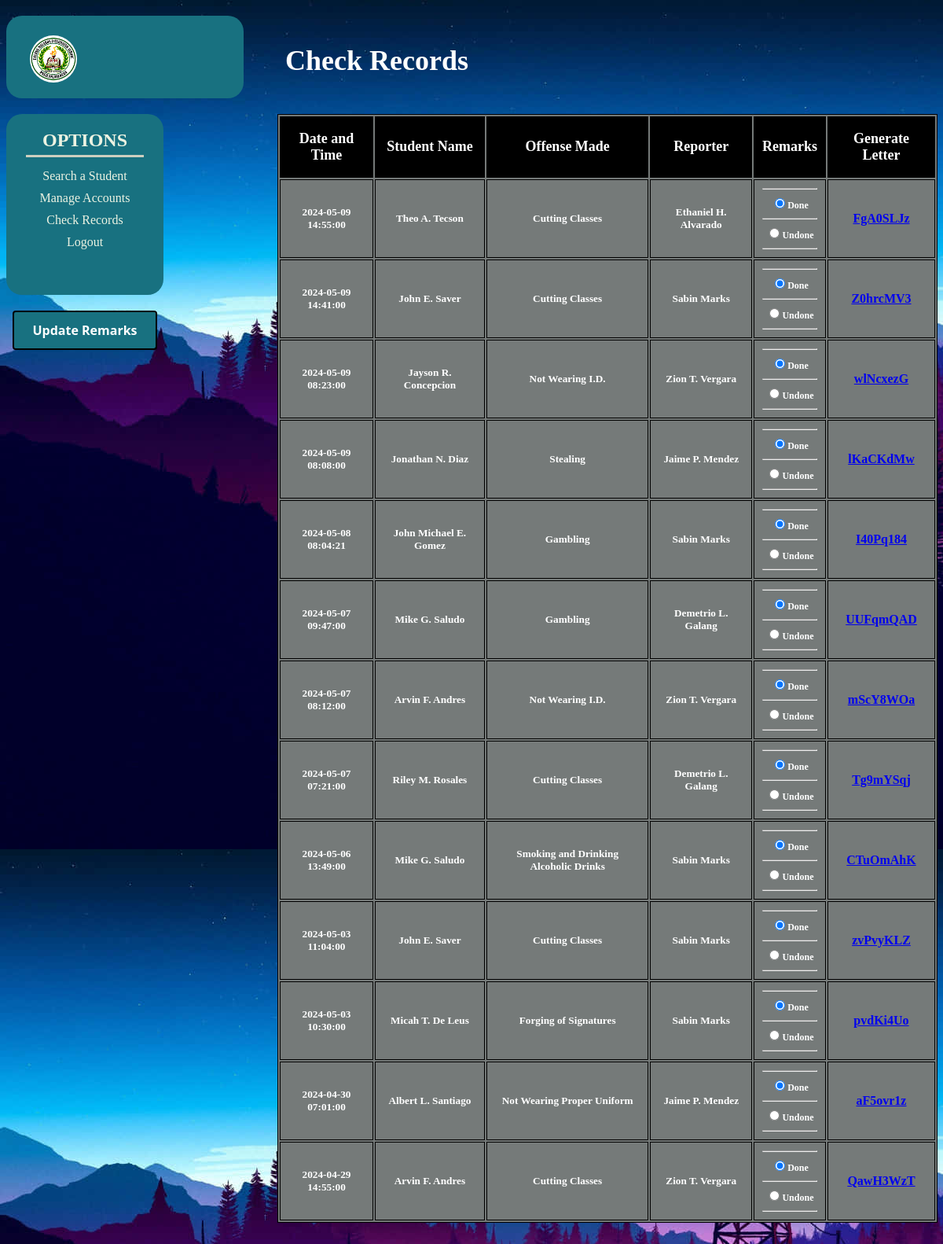
The page /guidance_view_records/index.php on the database its author committed.
### tables this page shows
CREATE TABLE `report_records` (
  `report_ID` varchar(8) NOT NULL,
  `date_time` datetime NOT NULL,
  `student_name` text NOT NULL,
  `offense_type` varchar(128) NOT NULL,
  `further_details` varchar(512) NOT NULL,
  `reporter` text NOT NULL
);

### guidance_view_records/index.php (the view, shortened to what this page needs)
<?php
$Username = $_GET['username'];
?>
<!DOCTYPE html>
<html lang="en">
<head>
    <link rel="stylesheet" href="./style.css">
    <link href="https://fonts.cdnfonts.com/css/norwester" rel="stylesheet">
</head>
<body>
    <div class="report">
    <form action="update_remarks.php" method="post">
    <h3>Check Records</h3>
        <div class="context_box">
            <div class="context_main">
                <table id="record_table">
                    <tr>
                        <th><h2>Date and Time</h2></th>
                        <th><h2>Student Name</h2></th>
                        <th><h2>Offense Made</h2></th>
                        <th><h2>Reporter</h2></th>
                        <th><h2>Remarks</h2></th>
                        <th><h2>Generate Letter</h2></th>
                    </tr>
                    <?php
                        $host = 'localhost';
                        $username = 'root';
                        $password = '';
                        $database = 'ticketing_system';
                        $conn = new mysqli($host, $username, $password, $database);
                        $sql = "SELECT rr.report_ID, rr.date_time, rr.student_name, rr.offense_type, rr.reporter, rm.remarks
                                FROM report_records rr
                                INNER JOIN remarks rm ON rr.report_ID = rm.report_ID
                                ORDER BY rr.date_time DESC";
                        $result = $conn->query($sql);
                        if ($result->num_rows > 0) {
                            while ($row = $result->fetch_assoc()) {
                                $report_ID = $row['report_ID'];
                                $date_time = $row['date_time'];
                                $student_name = $row['student_name'];
                                $offense_type = $row['offense_type'];
                                $reporter = $row['reporter'];
                                $remarks = $row['remarks'];
                                echo "<tr>";
                                echo "<th><h5>$date_time</h5></th>";
                                echo "<th><h5>$student_name</h5></th>";
                                echo "<th><h5>$offense_type</h5></th>";
                                echo "<th><h5>$reporter</h5></th>";
                                if ($remarks == 1){
                                    echo "<th><hr><label style='font-size: 12px; text-align: left;'><input type='radio' name='$report_ID' value='1' checked>Done</label>";
                                    echo "<hr>";
                                    echo "<label style='font-size: 12px;'><input type='radio' name='$report_ID' value='0'>Undone</label><hr>";
                                } else{
                                    echo "<th><hr><label style='font-size: 12px;'><input type='radio' name='$report_ID' value='1'>Done</label>";
                                    echo "<hr>";
                                    echo "<label style='font-size: 12px;'><input type='radio' name='$report_ID' value='0' checked>Undone</label><hr>";
                                }
                                echo "<th><a href='../guidance_generate_letter/index.php?username=$Username&report_ID=$report_ID'>$report_ID</a></th>";
                                echo "</tr>";
                            }
                        }
                        ?>
                </table>
            </div>
        </div>
    </div>
    <div class="header">
        <div class="logo">
            <img src="../images/school_logo.png" alt="school_logo">
        </div>
    </div>
    <div class="options">
        <h2>Options</h2>
        <div class="line">
        </div>
        <a href="../guidance_search_student/index.php?username=<?php echo $Username?>">Search a Student</a>
        <a href="../guidance_manage_accounts/index.php?username=<?php echo $Username?>">Manage Accounts</a>
        <a href="../guidance_view_records/index.php?username=<?php echo $Username?>">Check Records</a>
        <a href="../login/">Logout</a>
    </div>
    <div class="button_sub">
        <button>Update Remarks</button>
    </div>
</body>
</html>

### guidance_view_records/style.css (style rules this page uses)
body { background-image: url("../images/main_background.jpg"); background-color: #cccccc; text-align: center; }
.header img { width: 60px; height: 60px; border-radius: 50%; }
.report { width: 70%; height: 100%; position: absolute; margin-left: 330px; font-size: 24px; color: white; border-radius: 10px; }
.report h3 { text-align: left; margin-left: 25px; font-size: 36px; font-weight: 112px; }
.context_box { width: 100%; height: 50%; justify-content: center; }
.context_main { height: 10px; width: 100%; margin-left: 15px; display: inline-block; }
#record_table { max-width: 100%; min-width: 100%; }
tr:nth-child(1) th { font-size: 12px; background-color: black; }
table { border:1px solid black; background-color: #757a79; }
th { padding: 2px 10px 2px 10px; border:1px solid black; font-size: 16px; }
.header { padding-top: 25px; padding-left: 30px; justify-content: left; background-color: #187180; width: 17rem; height: 80px; margin-top: 20px; border-radius: 20px; display: flex; }
.options { margin-top: 20px; background-color: #187180; width: 200px; height: 230px; border-radius: 20px; justify-content: center; }
.options h2 { padding: 10px 0 5px 0; margin: 0; padding-top: 20px; color: #ecf3e2; text-transform: uppercase; }
.line { width: 150px; height: 3px; background-color: #cdcfc0; justify-content: center; margin: auto; margin-bottom: 10px }
.options a { padding: 5px; justify-content: center; display: flex; text-decoration: none; color: #ecf3e2; }
.button_sub { margin-top: 20px; width: 200px; height: 50px; border-radius: 20px; }
.button_sub button { align-items: center; background-clip: padding-box; background-color: #187180; border: 2px solid black; border-radius: .25rem; box-shadow: rgba(0, 0, 0, 0.02) 0 1px 3px 0; box-sizing: border-box; color: #fff; cursor: pointer; display: inline-flex; font-family: system-ui,-apple-system,system-ui,"Helvetica Neue",Helvetica,Arial,sans-serif; font-size: 16px; font-weight: 700; justify-content: center; line-height: 1.25; margin: 0; min-height: 3rem; padding: calc(.875rem - 1px) calc(1.5rem - 1px); position: relative; transition: all 250ms; touch-action: manipulation; vertical-align: baseline; width: auto; }
.context_main label { font-size: 18px; }

### rows shown on the page
report_records: date_time "2024-05-09 14:55:00", student_name "Theo A. Tecson", offense_type "Cutting Classes", reporter "Ethaniel H. Alvarado", report_ID "FgA0SLJz"
report_records: date_time "2024-05-09 14:41:00", student_name "John E. Saver", offense_type "Cutting Classes", reporter "Sabin Marks", report_ID "Z0hrcMV3"
report_records: date_time "2024-05-09 08:23:00", student_name "Jayson R. Concepcion", offense_type "Not Wearing I.D.", reporter "Zion T. Vergara", report_ID "wlNcxezG"
report_records: date_time "2024-05-09 08:08:00", student_name "Jonathan N. Diaz", offense_type "Stealing", reporter "Jaime P. Mendez", report_ID "lKaCKdMw"
report_records: date_time "2024-05-08 08:04:21", student_name "John Michael E. Gomez", offense_type "Gambling", reporter "Sabin Marks", report_ID "I40Pq184"
report_records: date_time "2024-05-07 09:47:00", student_name "Mike G. Saludo", offense_type "Gambling", reporter "Demetrio L. Galang", report_ID "UUFqmQAD"
report_records: date_time "2024-05-07 08:12:00", student_name "Arvin F. Andres", offense_type "Not Wearing I.D.", reporter "Zion T. Vergara", report_ID "mScY8WOa"
report_records: date_time "2024-05-07 07:21:00", student_name "Riley M. Rosales", offense_type "Cutting Classes", reporter "Demetrio L. Galang", report_ID "Tg9mYSqj"
report_records: date_time "2024-05-06 13:49:00", student_name "Mike G. Saludo", offense_type "Smoking and Drinking Alcoholic Drinks", reporter "Sabin Marks", report_ID "CTuOmAhK"
report_records: date_time "2024-05-03 11:04:00", student_name "John E. Saver", offense_type "Cutting Classes", reporter "Sabin Marks", report_ID "zvPvyKLZ"
report_records: date_time "2024-05-03 10:30:00", student_name "Micah T. De Leus", offense_type "Forging of Signatures", reporter "Sabin Marks", report_ID "pvdKi4Uo"
report_records: date_time "2024-04-30 07:01:00", student_name "Albert L. Santiago", offense_type "Not Wearing Proper Uniform", reporter "Jaime P. Mendez", report_ID "aF5ovr1z"
report_records: date_time "2024-04-29 14:55:00", student_name "Arvin F. Andres", offense_type "Cutting Classes", reporter "Zion T. Vergara", report_ID "QawH3WzT"
